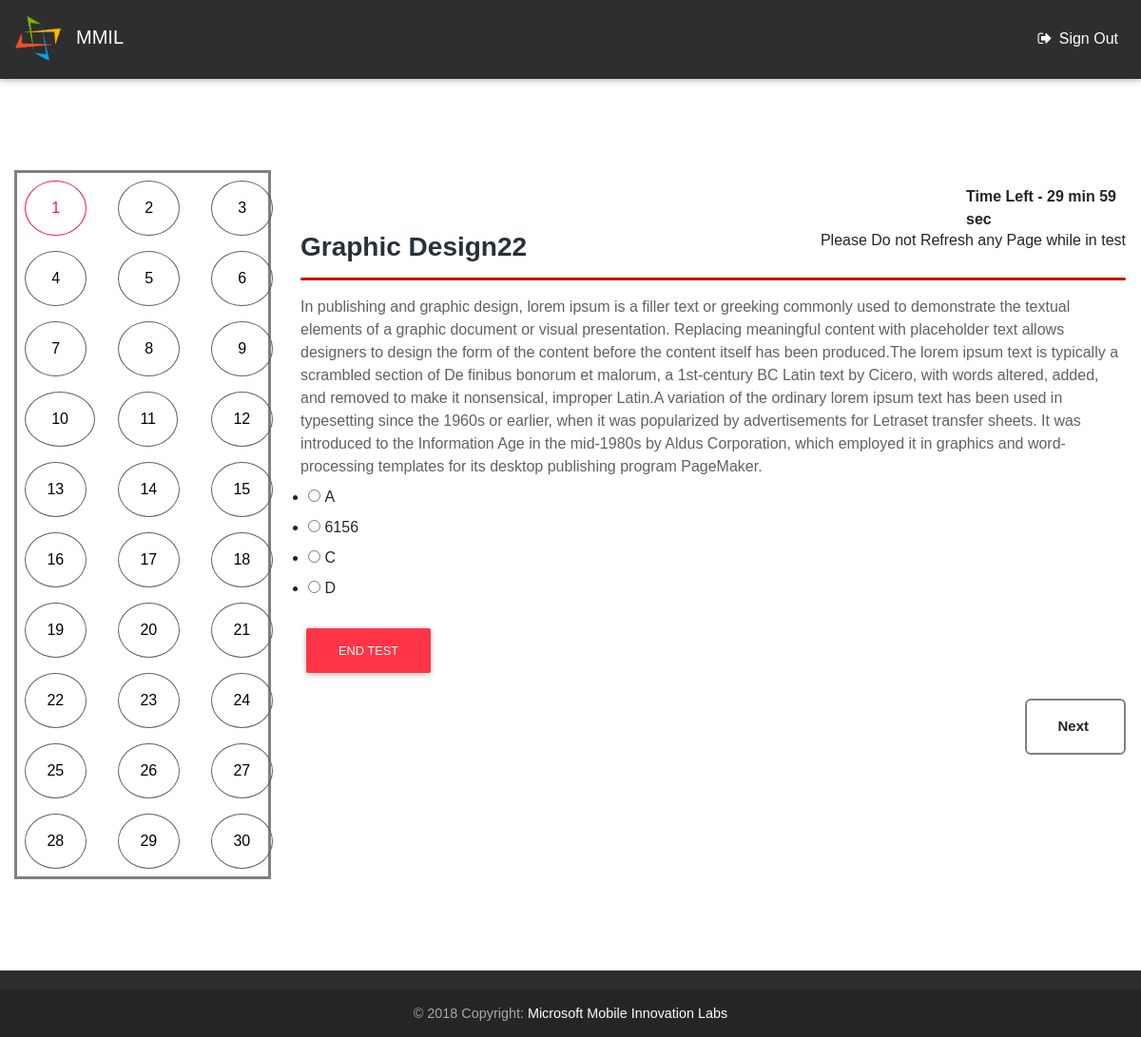
/dashboard/ (signed in), run on the app's committed database.
### quiz_qus/models.py (models this page shows, shortened)
class question(models.Model):
	qus_id=models.IntegerField(unique=True)
	title=models.CharField(max_length=255)
	desc=models.TextField()
	option_1=models.CharField(max_length=255)
	option_2=models.CharField(max_length=255)
	option_3=models.CharField(max_length=255)
	option_4=models.CharField(max_length=255)
	correct_option=models.IntegerField()

### mcq_v2/views.py (the view, shortened to what this page needs)
# urls.py: path('dashboard/',dashboard),
def dashboard(request):
	quiz_object=quizze.objects.filter(title='Recruitment Drive').first()
	queryset=list(quiz_object.ques.all())
	shuffle(queryset)
	time=quiz_object.time
	context={
		"question1":queryset[0],
		"question2":queryset[1],
		"question3":queryset[2],
		"question4":queryset[3],
		"question5":queryset[4],
		"question6":queryset[5],
		"question7":queryset[6],
		"question8":queryset[7],
		"question9":queryset[8],
		"question10":queryset[9],
		"question11":queryset[10],
		"question12":queryset[11],
		"question13":queryset[12],
		"question14":queryset[13],
		"question15":queryset[14],
		"question16":queryset[15],
		"question17":queryset[16],
		"question18":queryset[17],
		"question19":queryset[18],
		"question20":queryset[19],
		"question21":queryset[20],
		"question22":queryset[21],
		"question23":queryset[22],
		"question24":queryset[23],
		"question25":queryset[24],
		"question26":queryset[25],
		"question27":queryset[26],
		"question28":queryset[27],
		"question29":queryset[28],
		"question30":queryset[29],
		"time":time
	}
	if request.user.profile_set.all().first().start_time==0:
		obj=profile.objects.get(user=request.user)
		obj.start_time=1
		obj.save()
	else:
		if request.user.is_authenticated:
			logout(request)
		return render(request,'test/rule_broken.html',{});
	return render(request,'test/dashboard.html',context)

### templates/test/dashboard.html (shortened to what this page needs)
{% load static %}
<!DOCTYPE html>
<html lang="en">
<head>
    <link rel="stylesheet" href="https://maxcdn.bootstrapcdn.com/font-awesome/4.7.0/css/font-awesome.min.css">
    <link href="{% static 'assets/css/bootstrap.min.css' %}" rel="stylesheet">
    <link href="{% static 'assets/css/mdb.min.css' %}" rel="stylesheet">
    <link href="{% static 'assets/css/animate.css' %}" rel="stylesheet">
    <link href="{% static 'assets/css/dashboard1.css' %}" rel="stylesheet">
</head>
<body class="fixed-sn animated fadeIn">
    <header>
        <nav class="navbar navbar-expand-lg navbar-dark elegant-color">
            <a href="http://jssmmil.in/" class="navbar-brand" title="MMIL website"><img src="{% static 'assets/img/logo.png' %}">
                <p id="head">MMIL</p>
            </a>
            <ul class="nav navbar-nav nav-flex-icons ml-auto">
                <li class="nav-item">
                    <a href="/logout" class="nav-link">
                        <i class="fa fa-sign-out"></i>
                        <span class="clearfix d-none d-sm-inline-block">Sign Out</span>
                    </a>
                </li>
            </ul>
        </nav>
    </header>
<main class="container-fluid">
  <div class="row parent_row">
     <div class="col-lg-3 col-md-3 col-12">
        <div class="panel">
          <div class="panel panel-body" id="border">
             <div class="row">
               <div class="col-lg-4 col-4 col-md-6">
                 <button type="button" id="b1" onclick="showq1(true)" style="border: 1.5px solid #FF1744;
color: #FF1744;">1</button>
               </div>
               <div class="col-lg-4 col-4 col-md-6">
                 <button type="button" id="b2" onclick="showq2(true)">2</button>
               </div>
               <div class="col-lg-4 col-4 col-md-6">
                 <button type="button" id="b3" onclick="showq3(true)">3</button>
               </div>
               <div class="col-lg-4 col-4 col-md-6">
                 <button type="button" id="b4" onclick="showq4(true)">4</button>
               </div>
               <div class="col-lg-4 col-4 col-md-6">
                 <button type="button" id="b5" onclick="showq5(true)">5</button>
               </div>
               <div class="col-lg-4 col-4 col-md-6">
                 <button type="button" id="b6" onclick="showq6(true)">6</button>
               </div>
               <div class="col-lg-4 col-4 col-md-6">
                 <button type="button" id="b7" onclick="showq7(true)">7</button>
               </div>
               <div class="col-lg-4 col-4 col-md-6">
                 <button type="button" id="b8" onclick="showq8(true)">8</button>
               </div>
               <div class="col-lg-4 col-4 col-md-6">
                 <button type="button" id="b9" onclick="showq9(true)">9</button>
               </div>
               <div class="col-lg-4 col-4 col-md-6">
                 <button type="button" id="b10" onclick="showq10(true)">10</button>
               </div>
               <div class="col-lg-4 col-4 col-md-6">
                 <button type="button" id="b11" onclick="showq11(true)">11</button>
               </div>
               <div class="col-lg-4 col-4 col-md-6">
                 <button type="button" id="b12" onclick="showq12(true)">12</button>
               </div>
               <div class="col-lg-4 col-4 col-md-6">
                 <button type="button" id="b13" onclick="showq13(true)">13</button>
               </div>
               <div class="col-lg-4 col-4 col-md-6">
                 <button type="button" id="b14" onclick="showq14(true)">14</button>
               </div>
               <div class="col-lg-4 col-4 col-md-6">
                 <button type="button" id="b15" onclick="showq15(true)">15</button>
               </div>
               <div class="col-lg-4 col-4 col-md-6">
                 <button type="button" id="b16" onclick="showq16(true)">16</button>
               </div>
               <div class="col-lg-4 col-4 col-md-6">
                 <button type="button" id="b17" onclick="showq17(true)">17</button>
               </div>
               <div class="col-lg-4 col-4 col-md-6">
                 <button type="button" id="b18" onclick="showq18(true)">18</button>
               </div>
               <div class="col-lg-4 col-4 col-md-6">
                 <button type="button" id="b19" onclick="showq19(true)">19</button>
               </div>
               <div class="col-lg-4 col-4 col-md-6">
                 <button type="button" id="b20" onclick="showq20(true)">20</button>
               </div>
               <div class="col-lg-4 col-4 col-md-6">
                 <button type="button" id="b21" onclick="showq21(true)">21</button>
               </div>
               <div class="col-lg-4 col-4 col-md-6">
                 <button type="button" id="b22" onclick="showq22(true)">22</button>
               </div>
               <div class="col-lg-4 col-4 col-md-6">
                 <button type="button" id="b23" onclick="showq23(true)">23</button>
               </div>
               <div class="col-lg-4 col-4 col-md-6">
                 <button type="button" id="b24" onclick="showq24(true)">24</button>
               </div>
               <div class="col-lg-4 col-4 col-md-6">
                 <button type="button" id="b25" onclick="showq25(true)">25</button>
               </div>
               <div class="col-lg-4 col-4 col-md-6">
                 <button type="button" id="b26" onclick="showq26(true)">26</button>
               </div>
               <div class="col-lg-4 col-4 col-md-6">
                 <button type="button" id="b27" onclick="showq27(true)">27</button>
               </div>
               <div class="col-lg-4 col-4 col-md-6">
                 <button type="button" id="b28" onclick="showq28(true)">28</button>
               </div>
               <div class="col-lg-4 col-4 col-md-6">
                 <button type="button" id="b29" onclick="showq29(true)">29</button>
               </div>
               <div class="col-lg-4 col-4 col-md-6">
                 <button type="button" id="b30" onclick="showq30(true)">30</button>
               </div>
             </div>
          </div>
        </div>
     </div>
     <div class="col-lg-9 col-md-9 col-12">
<div style="font-weight: bold; margin-left: 700px;" id="quiz-time-left"></div>
<h6 style="float: right;">Please Do not Refresh any Page while in test</h6>
<form method="POST" name="quiz">{% csrf_token %}
      <div id="q1">
        <div class="panel">
          <div class="panel panel-body">
             <h3>{{question1.title}}</h3>
             <hr>
             <p>{{question1.desc}}
             </p><br>
             <ul id="listOptions1">
             <li id="option1">
                 <input type="radio" id="f-option" name="{{question1.qus_id}}" value="1">
                 <label for="f-option">{{question1.option_1}}</label>
               </li>
               <li id="option1">
                 <input type="radio" id="s-option" name="{{question1.qus_id}}" value="2">
                 <label for="s-option">{{question1.option_2}}</label>
               </li>
               <li id="option1">
                <input type="radio" id="t-option" name="{{question1.qus_id}}" value="3">
                <label for="t-option">{{question1.option_3}}</label>
               </li>
               <li id="option1">
                 <input type="radio" id="u-option" name="{{question1.qus_id}}" value="4">
                 <label for="u-option">{{question1.option_4}}</label>
               </li>
             </ul>
            <a onclick="showq2(false)" class="next">Next</a>
          </div>
        </div>
      </div>
          <input type="submit" value="End Test" class="btn btn-danger">
      </form>
      </div>
     </div>
    </main>
    <footer class="page-footer elegant-color center-on-small-only">
        <div class="footer-copyright">
            <div class="container-fluid">
                © 2018 Copyright:
                <a href="http://jssmmil.in/"> Microsoft Mobile Innovation Labs</a>
            </div>
        </div>
    </footer>
</body>
</html>

### static_mcq/assets/css/dashboard1.css (style rules this page uses)
body { font-family: 'Quicksand',sans-serif; overflow-x: hidden; }
.navbar-brand>img { display: block; width: 3rem; margin-top: 0.25rem; margin-left: 0rem; }
p#head { margin-top: -2.5rem; margin-left: 4rem; margin-bottom: 1rem; color: white; }
.row.parent_row { margin-top: 6rem; }
#border { border: 3px solid grey; }
button#oneD, button#b1, button#b2, button#b3, button#b4, button#b5, button#b6, button#b7, button#b8, button#b9, button#b10 { padding: 1rem 1.7rem; margin: 0.5rem 0.5rem; border: 1.5px solid #616161; outline: none; background-color: transparent; border-radius: 50%; }
button#twoD, button#b11, button#b12, button#b13, button#b14, button#b15, button#b16, button#b17, button#b18, button#b19, button#b20, button#b21, button#b22, button#b23, button#b24, button#b25, button#b26, button#b27, button#b28, button#b29, button#b30 { padding: 1rem 1.4rem; outline: none; margin: 0.5rem 0.5rem; border: 1.5px solid #616161; background-color: transparent; border-radius: 50%; }
.col-lg-9 { padding: 1rem; }
.next { float: right; background-color: transparent; padding: 1rem 2rem; font-size: 15px; margin-top: 5rem; border: 2px solid grey; border-radius: 6px; text-decoration: none; color: grey; outline: none; font-weight: bold; }
h3 { font-weight: bold; color: #263238; }
p { color: #616161; }
hr { color: #D50000; background-color: #D50000; width: 100%; height: 3px; margin-right: auto; margin-left: auto; border: none; border-radius: 10px; }
ul#listOptions, ul#listOptions1, ul#listOptions2, ul#listOptions3, ul#listOptions4, ul#listOptions5, ul#listOptions6, ul#listOptions7, ul#listOptions8, ul#listOptions9, ul#listOptions10, ul#listOptions11, ul#listOptions12, ul#listOptions13, ul#listOptions14, ul#listOptions15, ul#listOptions16, ul#listOptions17, ul#listOptions18, ul#listOptions19, ul#listOptions20, ul#listOptions21, ul#listOptions22, ul#listOptions23, ul#listOptions24, ul#listOptions25, ul#listOptions26, ul#listOptions27, ul#listOptions28, ul#listOptions29, ul#listOptions30 { margin-top: -2rem; margin-left: -2rem; }
footer.page-footer { margin-top: 6rem; }

### data on the page
question: title "Graphic Design22", desc "In publishing and graphic design, lorem ipsum is a filler text or greeking commonly used to demonstrate the textual elements of a graphic document or visual presentation. Replacing meaningful content with placeholder text allows designers to design the form of the content before the content itself has been produced.The lorem ipsum text is typically a scrambled section of De finibus bonorum et malorum, a 1st-century BC Latin text by Cicero, with words altered, added, and removed to make it nonsensical, improper Latin.A variation of the ordinary lorem ipsum text has been used in typesetting since the 1960s or earlier, when it was popularized by advertisements for Letraset transfer sheets. It…", option_1 "A", option_2 "6156", option_3 "C", option_4 "D"
